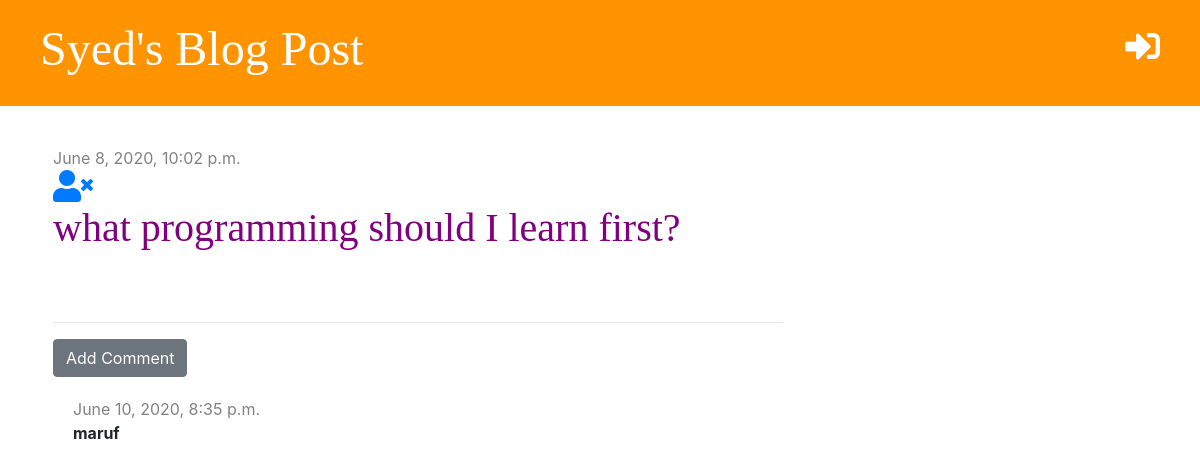
Screenshot of /post/12/ with the database file from the repository.
### blog/models.py (models this page shows, shortened)
class Post(models.Model):
    auther=models.ForeignKey('auth.User',on_delete=models.CASCADE)
    title=models.CharField(max_length=200)
    text=models.TextField()
    created_date=models.DateTimeField(default=timezone.now)
    published_date=models.DateTimeField( blank=True, null=True)

class Comment(models.Model):
    post=models.ForeignKey('blog.Post',on_delete=models.CASCADE,related_name='comments')
    auther=models.CharField(max_length=200)
    text=models.TextField()
    created_date=models.DateTimeField(default=timezone.now)
    approved=models.BooleanField(default=False)

### blog/views.py (the view)
# urls.py: path('post/<int:pk>/',views.post_detail, name='post_detail'),
def post_detail(request,pk):
    post= get_object_or_404(Post,pk=pk)
    stuff_for_frontend={'post':post}
    return render(request,'blog/post_detail.html',stuff_for_frontend)

### blog/templatetags/markdownify.py (called while the page is built)
@register.filter
def markdown(value):
    renderer = HighlightRenderer()
    markdown = mistune.Markdown(renderer=renderer)
    return markdown(value)

### blog/templates/blog/post_detail.html (shortened to what this page needs)
{% extends 'blog/base.html'%}
{% load markdownify %}
{% block content %}
    <div class='post'>
        {% if post.published_date %}
        <div class='date'>
            {{post.published_date}}
        </div>
        {% else %}
        <a href="{% url 'post_publish' pk=post.pk %}" class='btn btn-primary'> Publish </a>
        {% endif %}
        <a href="{% url 'post_delete' pk=post.pk %}"
        onclick="return confirm('Are you sure, you want delete the post?')"><i class="fas fa-user-times fa-2x"></i></a>
        <h1>{{post.title}}</h1>
    </div>
    <hr>
    <a href="{% url 'add_comment_to_post' pk=post.pk %}"class="btn btn-secondary">Add Comment</a>
    {% for comment in post.comments.all %}
        {% if user.is_authenticated or comment.approved %}
            <div class='comment'>
                <div class="date">
                    {{comment.created_date}}
                </div>
                <strong>{{comment.auther}}</strong>
            </div>
        {% endif %}
    {% empty %}
        <p>No Comments Yet...</p>
    {% endfor %}
{% endblock %}

### blog/static/css/blog.css (style rules this page uses)
h1,h2,h3,h4 { font-family: 'Tangerine:bold,bolditalic','Inconsolata:italic','Droid+Sans', serif; font-size: 40px; }
.date { color: #828282; }
.post { margin-top: 40px; margin-bottom: 70px; }
.post h1,h2 a { color: #000000; }
.post h1,h2 a:visited { color: purple; }
.comment { margin: 20px 0px 20px 20px; }

### rows the page displays
Post: published_date "June 8, 2020, 10:02 p.m.", title "what programming should I learn first?"
Comment: created_date "June 10, 2020, 8:35 p.m.", auther "maruf"
